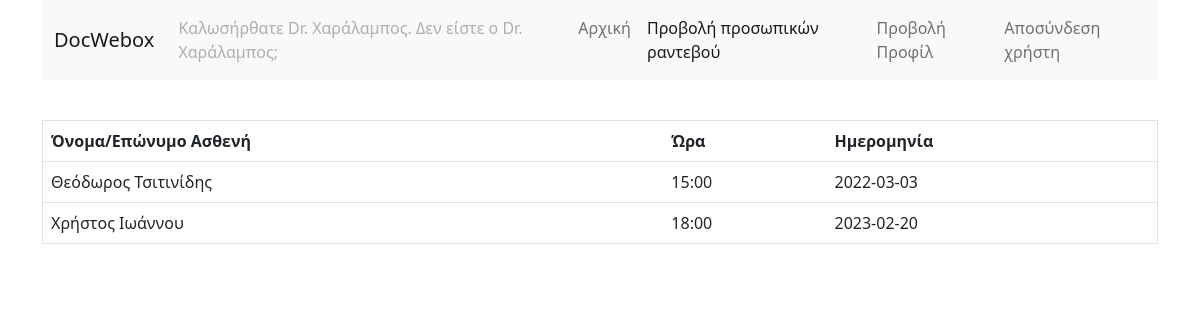
The app's page /DocAppointments.php with its own data.
### tables this page shows
CREATE TABLE `docs` (
  `id` int(11) NOT NULL,
  `fname` varchar(15) NOT NULL,
  `lname` varchar(15) NOT NULL,
  `exp` varchar(20) NOT NULL,
  `loc` varchar(20) NOT NULL
);

CREATE TABLE `calendar` (
  `id` int(11) NOT NULL,
  `id_doc` int(11) NOT NULL,
  `id_pat` int(11) NOT NULL,
  `time` time(6) NOT NULL,
  `date` date NOT NULL
);

CREATE TABLE `patients` (
  `id` int(11) NOT NULL,
  `fname` varchar(15) NOT NULL,
  `lname` varchar(15) NOT NULL
);

### DocAppointments.php (the view, shortened to what this page needs)
<?php
	include "connect.php";
?>
<!DOCTYPE html>
<html>
	<head>
    	<link href="https://cdn.jsdelivr.net/npm/bootstrap@5.2.3/dist/css/bootstrap.min.css" rel="stylesheet">
	</head>
	<body>
	<div class="container">
	<nav class="navbar navbar-expand-lg navbar-light bg-light">
		<div class="container-fluid">
			<a class="navbar-brand" href="#">DocWebox</a>
			<div class="collapse navbar-collapse" id="navbarNavAltMarkup">
				<div class="navbar-nav">
				<?php
					$docid = $_SESSION['docid'];
					$fetchDocData = 'SELECT fname FROM docs WHERE id='.$docid;
					$result = $conn->query($fetchDocData);
					$resultsFromDB = $result->fetch_all(MYSQLI_ASSOC);
					foreach ($resultsFromDB as $event) {
						$name = $event['fname'];
					}
					$fetchDocData = 'SELECT fname FROM docs WHERE id='.$docid;
					$result = $conn->query($fetchDocData);
					$resultsFromDB = $result->fetch_all(MYSQLI_ASSOC);
					foreach ($resultsFromDB as $event) {
						$name = $event['fname'];
					}
				?>
				<div class="nav-item nav-link disabled" id="welcome">Καλωσήρθατε Dr. <?php echo $name?>.    Δεν είστε ο Dr. <?php echo $name?>;</div>
				<a class="nav-item nav-link " href="welcomeDoc.php">Αρχική</a>
				<a class='nav-item nav-link active' aria-current='page' href='DocAppointments.php'>Προβολή προσωπικών ραντεβού</a>
				<a class="nav-item nav-link " href="DocProfUpdFrontFreeze.php">Προβολή Προφίλ</a>
				<a class="nav-item nav-link" href="login_register.html">Αποσύνδεση χρήστη</a>
				</div>
			</div>
		</div>
    </nav>
	<br/>
		<div class='table-responsive'>
		<table class="table table bordered">
			<?php
				$sql = 'SELECT c.id, c.id_doc, c.id_pat, DATE_FORMAT(time, "%H:%i") AS time, date FROM calendar c INNER JOIN patients p ON c.id_pat = p.id WHERE id_doc =' .$docid;
				$result = $conn->query($sql);
				if ($result->num_rows > 0) {
					echo "<table class='table table bordered'><tr><th>Όνομα/Επώνυμο Ασθενή</th><th>Ώρα</th><th>Ημερομηνία</th></tr>";
					while($row = $result->fetch_assoc()) {
						$patId = $row["id_pat"];
						$sql2 = 'SELECT fname,lname FROM patients WHERE id =' .$patId;
						$result2 = $conn->query($sql2);
						$row2 = $result2->fetch_assoc();
						echo "<tr><td>".$row2["fname"]." ".$row2["lname"]."</td>
						<td>".$row["time"]."</td>
						<td>".$row["date"]."</td>
						</tr>";
					}
					echo "</table>";
				} else {
					echo "Δεν Έχετε Προγραμματισμένο Κανένα Ραντεβού";
				}
		?>
		</div>
		</div>
	</body>
</html>

### DocAppointments.php (style rules this page uses)
table, th, td { border: 1px solid black; }

### records on screen
docs: fname "Χαράλαμπος"
calendar: patients.fname "Θεόδωρος", patients.lname "Τσιτινίδης", time "15:00", date "2022-03-03"
calendar: patients.fname "Χρήστος", patients.lname "Ιωάννου", time "18:00", date "2023-02-20"
